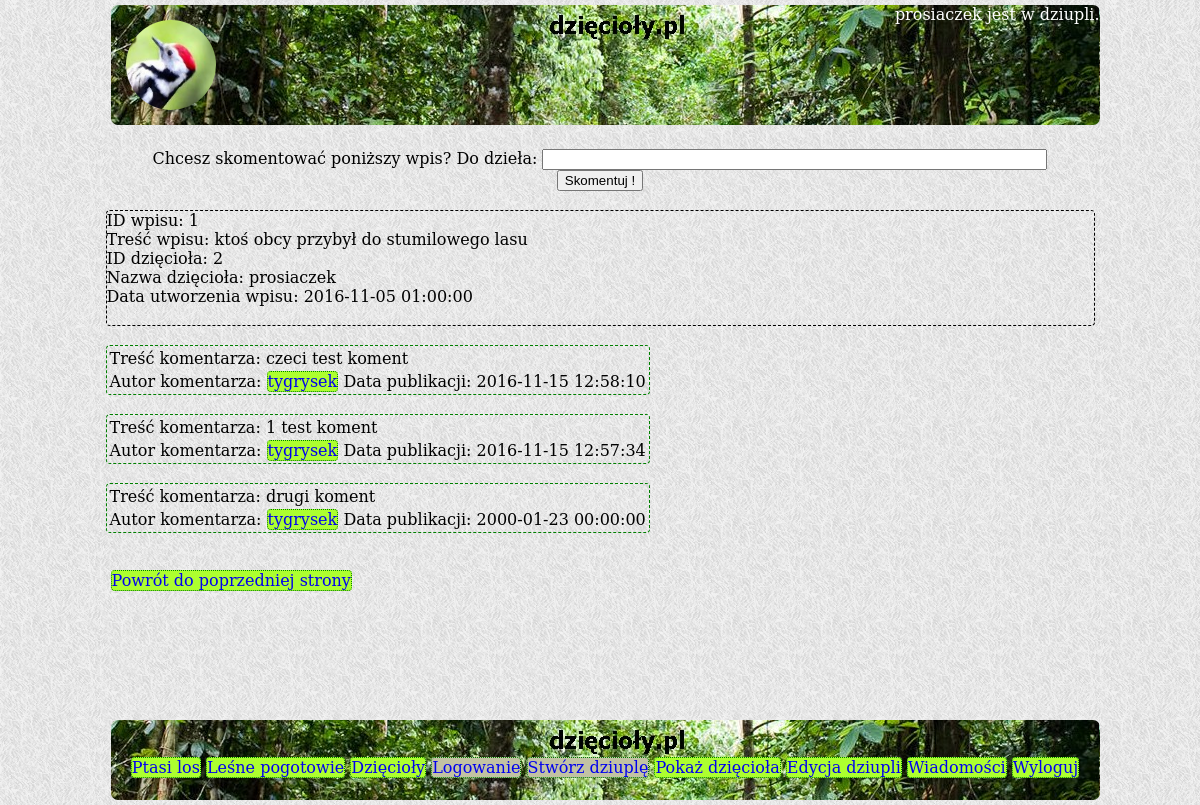
Page /detail.php?tweetid=1 (signed in) on the committed database.
### tables this page shows
CREATE TABLE `tweet` (
  `tweet_id` int(11) NOT NULL,
  `tweet_user_id` int(11) NOT NULL,
  `tweet_text` varchar(250) NOT NULL,
  `tweet_date` datetime DEFAULT NULL
);

CREATE TABLE `users` (
  `user_id` int(11) NOT NULL,
  `user_name` varchar(255) NOT NULL,
  `hashed_password` varchar(60) NOT NULL,
  `user_email` varchar(255) NOT NULL
);

CREATE TABLE `comment` (
  `comment_id` int(11) NOT NULL,
  `comment_user_id` int(11) NOT NULL,
  `comment_tweet_id` int(11) NOT NULL,
  `comment_creation_date` datetime DEFAULT NULL,
  `comment_text` varchar(80) NOT NULL
);

### src/Tweet.php (called while the page is built, shortened)
<?php
class Tweet {
    private $id;
    private $userId;
    private $text;
    private $creationDate;
    public function __construct() {
        $this->id = -1;
        $this->userId = 0;
        $this->text = "";
        $this->creationDate = "";
    }
    public function getId() {
        return $this->id;
    }
    public function getUserId() {
        return $this->userId;
    }
    public function getText() {
        return $this->text;
    }
    public function getCreationDate() {
        return $this->creationDate;
    }
    static public function loadTweetById(mysqli $conn, $id) {
        $sql = "SELECT * FROM tweet WHERE tweet_id = $id";
        $result = $conn->query($sql);
        if ($result != false && $result->num_rows == 1) {
            $row = $result->fetch_assoc();
            $loadTweet = new Tweet();
            $loadTweet->id = $row['tweet_id'];
            $loadTweet->userId = $row['tweet_user_id'];
            $loadTweet->text = $row['tweet_text'];
            $loadTweet->creationDate = $row['tweet_date'];
            return $loadTweet;
        } else {
            return null;
        }
    }
}
?>

### src/User.php (called while the page is built, shortened)
<?php
class User {
    private $username;
    public function __construct() {
        $this->username = "";
    }
    public function getUsername() {
        return $this->username;
    }
    static public function loadUserById(mysqli $conn, $id){
        $sql = "SELECT * FROM users WHERE user_id=$id";
        $result = $conn->query($sql);
        if($result != false && $result->num_rows == 1) {
        $row = $result->fetch_assoc();
        $loadedUser = new User();
        $loadedUser->id = $row['user_id'];
        $loadedUser->username = $row['user_name'];
        $loadedUser->hashedPassword = $row['hashed_password'];
        $loadedUser->email = $row['user_email'];
        return $loadedUser;
        }
        return null;
     }
}
?>

### src/Comment.php (called while the page is built, shortened)
<?php
class Comment {
    private $userId;
    private $text;
    private $creationDate;
    public function __construct() {
        $this->userId = 0;
        $this->text = "";
        $this->creationDate = "";
    }
    public function getUserId() {
        return $this->userId;
    }
    public function getText() {
        return $this->text;
    }
    public function getCreationDate() {
        return $this->creationDate;
    }
    static public function loadAllCommentsByTweetId(mysqli $conn, $ctweetId) {
        $ctweetId = $conn->real_escape_string($ctweetId);
        $sql = "SELECT * FROM comment WHERE comment_tweet_id = $ctweetId "
                . "ORDER BY comment_creation_date DESC";
        $ret = [];
        $result = $conn->query($sql);
        if($result == true && $result->num_rows != 0) {
            foreach($result as $row) {
                $loadedComment = new Comment();
                $loadedComment->id = $row['comment_id'];
                $loadedComment->userId = $row['comment_user_id'];
                $loadedComment->tweetId = $row['comment_tweet_id'];
                $loadedComment->creationDate = $row['comment_creation_date'];
                $loadedComment->text = $row['comment_text'];
                $ret[] = $loadedComment;
            }
        }
        return $ret;
    }
}
?>

### src/arrays.php (called while the page is built)
<?php
$searchIn = [
    "https://www.google.pl/?gws_rd=ssl#q=", "http://www.bing.com/search?q=",
    "https://yandex.ru/search/?lr=10472&msid=1479322480.01653.22873.4847&text=",
    "http://www.ask.com/web?q=",
    "https://duckduckgo.com/?q=", "http://www.entireweb.com/#q="
];
$searchWords = [
    "korniki są smaczne", "dzięcioły terroryzują indonezję", "kuźnia dzięcioła",
    "szkolny dzięcioł", "dzięcioł reliktowy", "na co dybie w wielorybie czubek nosa eskimosa",
    "lepszy dzięcioł w garści niż gruszki na wierzbie",
    "Bądź wytrwały i bez przerwy potrząsaj drzewem, a zawsze z niego coś spadnie",
    "Lepiej mniej grzmotów w ustach i więcej piorunów w garści",
    "kto się bawi lasem, lepiej niedźwiedzia niż ludzi pamięta",
    "Dzięcioł drzewo kłuje i nos sobie psuje", "Dzięciołowi swój nos nie wadzi",
    "Ptak w klatce niewesoło śpiewa", "dzięcioły uganiają się za sikorkami"
];

### detail.php (the view, shortened to what this page needs)
<?php
  include_once "src/User.php";
  include_once "src/Tweet.php";
  include_once "src/connect.php";
  include_once 'src/Comment.php';
  include_once 'src/arrays.php';
  $searchMax = count($searchIn);
  $wordMax = count($searchWords);
  $randSearch = rand(1, $searchMax) - 1;
  $randWord = rand(1, $wordMax) - 1;
  $linkSearch = $searchIn[$randSearch];
  $linkWord = $searchWords[$randWord];
?>
<!DOCTYPE HTML>
<html lang="pl">
<head>
	<link rel="stylesheet" href="css/style.css" type="text/css" />
</head>
<body>
  <div class="container">
	  <div class="logo" id="mainBackLogo">
            <img class="logoimage" id="logoimage" src="img/logo.jpg">
            <div class="logged"> <?=$_SESSION['logged']?> jest w dziupli. </div>
	  </div>
      <div class="content">
      <br/>
      <center>
          <form method="POST" action="commentadded.php">
          Chcesz skomentować poniższy wpis? Do dzieła:
          <input type="text" size="60" name="newtweetcomment"
            pattern=".{3,60}" required title="Minimalna liczba znaków to 3, maksymalna 60"/> <br/>
          <input type="submit" value="Skomentuj !"/>
      </form>
      </center> <br/>
    <?php
    if (isset($_GET['tweetid']) && !isset($_GET['strangeuser']) && !isset($_GET['fromindex'])) {
      $conn = getDbConnection();
      $id = $_GET['tweetid'];
      $tweetDetail = Tweet::loadTweetById($conn, $id);
      $userId = $tweetDetail->getUserId();
      echo "<div class=\"tweetbold\">";
      echo "ID wpisu: " . $tweetDetail->getId() . "<br/>";
      echo "Treść wpisu: " . $tweetDetail->getText() . "<br/>";
      echo "ID dzięcioła: " . $tweetDetail->getUserId() . "<br/>";
      echo "Nazwa dzięcioła: " . User::loadUserById($conn, $userId)->getUsername(). "<br/>";
      echo "Data utworzenia wpisu: " . $tweetDetail->getCreationDate() . "<br/><br/>";
      echo "</div><br/>";
      $allComments = Comment::loadAllCommentsByTweetId($conn, $_GET['tweetid']);
      foreach ($allComments as $comment) {
        $commentUserId = $comment->getUserId();
        echo "<table class='tweet'>";
        echo "<tr><td> ";
        echo "Treść komentarza: " . $comment->getText();
        echo "</td></tr> <tr><td>";
        echo "Autor komentarza: <a href=\"showuser.php?strangeuser=$commentUserId\">" .User::loadUserById($conn, $commentUserId)->getUsername(). "</a> ";
        echo "Data publikacji: " . $comment->getCreationDate();
        echo "</td></tr>";
        echo "</table> <br/>";
      }
     echo "<br/>";
     echo "&nbsp;"."<a href='showuser.php'>Powrót do poprzedniej strony</a>";
     echo "<br/><br/>";
    }
    ?>
      <br/><br/><br/><br/><br/>
      </div>
      <div class ="footer">
                  <br/><br/>
                  <a href="<?=$linkSearch?><?=$linkWord?>" target="_blank">Ptasi los</a>
                  <a href="http://www.lesnepogotowie.pl/" target="_blank">Leśne pogotowie</a>
		  <a href="index.php">Dzięcioły</a>
		  <a id="footerlink2" href="logon.php">Logowanie</a>
		  <a id="footerlink3" href="create.php">Stwórz dziuplę</a>
		  <a href="showuser.php">Pokaż dzięcioła</a>
		  <a href="edituser.php">Edycja dziupli</a>
		  <a href="messages.php">Wiadomości</a>
		  <a href="logoff.php">Wyloguj</a>
      </div>
  </div>
</body>
</html>

### css/style.css (style rules this page uses)
html, body { font-family: 'DejaVu Serif', 'Liberation Serif'; margin:0; padding:0; height:100%; background-image: url("../img/grey_sandbag.png"); }
div.container { min-height:100%; position:relative; width: 989px; margin: 0 auto; }
div.logo { background-image: url("../img/backlogo.jpg"); width: 989px; min-height:120px; margin: 5px; border-radius: 7px; }
div.content { width: 989px; }
div.footer { clear: both; position: fixed; bottom: 0; background-image: url("../img/backlogo.jpg"); width: 989px; min-height:80px; margin: 5px; border-radius: 7px; text-align: center; color: white; }
.logoimage { height: 90px; width: 90px; border-radius: 45px; margin: 15px; float: left; }
a { border: dotted 1px; border-radius: 4px; border-color: green; text-decoration: none; background-color: greenyellow; }
.tweet { border: dashed 1px green; border-radius: 4px; }
.tweetbold { border: dashed 1px black; border-radius: 4px; }
div.logged { text-align: right; color: white; }
#footerlink8, #footerlink7, #footerlink6, #footerlink5, #footerlink4, #footerlink3, #footerlink2 { background-color: #c2c2a3; }

### rows in the picture
tweet: tweet_id "1", tweet_text "ktoś obcy przybył do stumilowego lasu", tweet_user "2", tweet_user.user_name "prosiaczek", tweet_date "2016-11-05 01:00:00"
comment: comment_text "czeci test koment", comment_user.user_name "tygrysek", comment_creation_date "2016-11-15 12:58:10"
comment: comment_text "1 test koment", comment_user.user_name "tygrysek", comment_creation_date "2016-11-15 12:57:34"
comment: comment_text "drugi koment", comment_user.user_name "tygrysek", comment_creation_date "2000-01-23 00:00:00"

### other values in the picture
$_SESSION['logged'] "prosiaczek"
